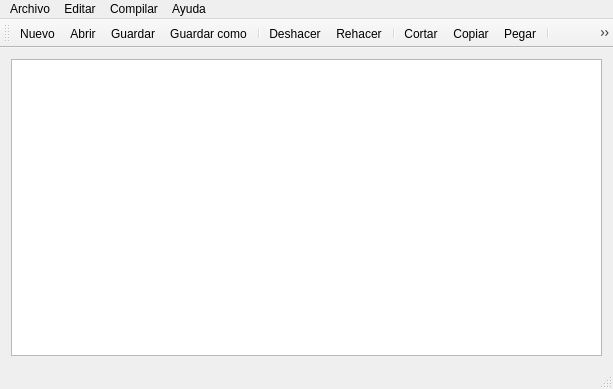
<?xml version="1.0" encoding="UTF-8"?>
<ui version="4.0">
 <class>simulador</class>
 <widget class="QMainWindow" name="simulador">
  <property name="geometry">
   <rect>
    <x>0</x>
    <y>0</y>
    <width>613</width>
    <height>389</height>
   </rect>
  </property>
  <property name="windowTitle">
   <string>simulador</string>
  </property>
  <widget class="QWidget" name="centralWidget">
   <layout class="QGridLayout" name="gridLayout">
    <item row="0" column="0">
     <widget class="QTextEdit" name="textEdit">
      <property name="styleSheet">
       <string notr="true">textEdit {
	background: black
}</string>
      </property>
     </widget>
    </item>
   </layout>
  </widget>
  <widget class="QMenuBar" name="menuBar">
   <property name="geometry">
    <rect>
     <x>0</x>
     <y>0</y>
     <width>613</width>
     <height>25</height>
    </rect>
   </property>
   <widget class="QMenu" name="menuArchivo">
    <property name="title">
     <string>Archivo</string>
    </property>
    <addaction name="actionNuevo"/>
    <addaction name="actionAbrir"/>
    <addaction name="separator"/>
    <addaction name="actionGuardar"/>
    <addaction name="actionGuardar_como"/>
    <addaction name="separator"/>
    <addaction name="actionSalir"/>
   </widget>
   <widget class="QMenu" name="menuEditar">
    <property name="title">
     <string>Editar</string>
    </property>
    <addaction name="actionDeshacer"/>
    <addaction name="actionRehacer"/>
    <addaction name="separator"/>
    <addaction name="actionCortar"/>
    <addaction name="actionCopiar"/>
    <addaction name="actionPegar"/>
   </widget>
   <widget class="QMenu" name="menuAyuda">
    <property name="title">
     <string>Ayuda</string>
    </property>
    <addaction name="actionVer_Manual"/>
    <addaction name="separator"/>
    <addaction name="actionAcerca_de"/>
   </widget>
   <widget class="QMenu" name="menuCompilar">
    <property name="title">
     <string>Compilar</string>
    </property>
    <addaction name="actionCompilar"/>
    <addaction name="actionEjecutar"/>
    <addaction name="actionCompilar_y_Ejecutar"/>
   </widget>
   <addaction name="menuArchivo"/>
   <addaction name="menuEditar"/>
   <addaction name="menuCompilar"/>
   <addaction name="menuAyuda"/>
  </widget>
  <widget class="QToolBar" name="mainToolBar">
   <property name="windowTitle">
    <string>Herramientas</string>
   </property>
   <attribute name="toolBarArea">
    <enum>TopToolBarArea</enum>
   </attribute>
   <attribute name="toolBarBreak">
    <bool>false</bool>
   </attribute>
   <addaction name="actionNuevo"/>
   <addaction name="actionAbrir"/>
   <addaction name="actionGuardar"/>
   <addaction name="actionGuardar_como"/>
   <addaction name="separator"/>
   <addaction name="actionDeshacer"/>
   <addaction name="actionRehacer"/>
   <addaction name="separator"/>
   <addaction name="actionCortar"/>
   <addaction name="actionCopiar"/>
   <addaction name="actionPegar"/>
   <addaction name="separator"/>
   <addaction name="actionCompilar"/>
   <addaction name="actionEjecutar"/>
  </widget>
  <widget class="QStatusBar" name="statusBar"/>
  <action name="actionNuevo">
   <property name="icon">
    <iconset resource="iconos.qrc">
     <normaloff>:/iconos/Iconos/document_new.ico</normaloff>:/iconos/Iconos/document_new.ico</iconset>
   </property>
   <property name="text">
    <string>Nuevo</string>
   </property>
   <property name="shortcut">
    <string>Ctrl+N</string>
   </property>
  </action>
  <action name="actionAbrir">
   <property name="icon">
    <iconset resource="iconos.qrc">
     <normaloff>:/iconos/Iconos/document_open (1).ico</normaloff>:/iconos/Iconos/document_open (1).ico</iconset>
   </property>
   <property name="text">
    <string>Abrir</string>
   </property>
   <property name="shortcut">
    <string>Ctrl+A</string>
   </property>
  </action>
  <action name="actionGuardar">
   <property name="icon">
    <iconset resource="iconos.qrc">
     <normaloff>:/iconos/Iconos/document_save.ico</normaloff>:/iconos/Iconos/document_save.ico</iconset>
   </property>
   <property name="text">
    <string>Guardar</string>
   </property>
   <property name="shortcut">
    <string>Ctrl+G</string>
   </property>
  </action>
  <action name="actionGuardar_como">
   <property name="icon">
    <iconset resource="iconos.qrc">
     <normaloff>:/iconos/Iconos/save_all.ico</normaloff>:/iconos/Iconos/save_all.ico</iconset>
   </property>
   <property name="text">
    <string>Guardar como</string>
   </property>
   <property name="shortcut">
    <string>Ctrl+Shift+G</string>
   </property>
  </action>
  <action name="actionSalir">
   <property name="icon">
    <iconset resource="iconos.qrc">
     <normaloff>:/iconos/Iconos/close.ico</normaloff>:/iconos/Iconos/close.ico</iconset>
   </property>
   <property name="text">
    <string>Salir</string>
   </property>
  </action>
  <action name="actionDeshacer">
   <property name="icon">
    <iconset resource="iconos.qrc">
     <normaloff>:/iconos/Iconos/dynamic_blue_left.ico</normaloff>:/iconos/Iconos/dynamic_blue_left.ico</iconset>
   </property>
   <property name="text">
    <string>Deshacer</string>
   </property>
   <property name="shortcut">
    <string>Ctrl+Z</string>
   </property>
  </action>
  <action name="actionRehacer">
   <property name="icon">
    <iconset resource="iconos.qrc">
     <normaloff>:/iconos/Iconos/next_blue.ico</normaloff>:/iconos/Iconos/next_blue.ico</iconset>
   </property>
   <property name="text">
    <string>Rehacer</string>
   </property>
   <property name="shortcut">
    <string>Ctrl+Y</string>
   </property>
  </action>
  <action name="actionCortar">
   <property name="icon">
    <iconset resource="iconos.qrc">
     <normaloff>:/iconos/Iconos/cut.ico</normaloff>:/iconos/Iconos/cut.ico</iconset>
   </property>
   <property name="text">
    <string>Cortar</string>
   </property>
   <property name="shortcut">
    <string>Ctrl+X</string>
   </property>
  </action>
  <action name="actionCopiar">
   <property name="icon">
    <iconset resource="iconos.qrc">
     <normaloff>:/iconos/Iconos/copy.ico</normaloff>:/iconos/Iconos/copy.ico</iconset>
   </property>
   <property name="text">
    <string>Copiar</string>
   </property>
   <property name="shortcut">
    <string>Ctrl+C</string>
   </property>
  </action>
  <action name="actionPegar">
   <property name="icon">
    <iconset resource="iconos.qrc">
     <normaloff>:/iconos/Iconos/paste.ico</normaloff>:/iconos/Iconos/paste.ico</iconset>
   </property>
   <property name="text">
    <string>Pegar</string>
   </property>
   <property name="shortcut">
    <string>Ctrl+V</string>
   </property>
  </action>
  <action name="actionCompilar">
   <property name="icon">
    <iconset resource="iconos.qrc">
     <normaloff>:/iconos/Iconos/application_x_desktop.ico</normaloff>:/iconos/Iconos/application_x_desktop.ico</iconset>
   </property>
   <property name="text">
    <string>Compilar</string>
   </property>
   <property name="shortcut">
    <string>F10</string>
   </property>
  </action>
  <action name="actionCompilar_y_Ejecutar">
   <property name="text">
    <string>Compilar y Ejecutar</string>
   </property>
   <property name="shortcut">
    <string>F11</string>
   </property>
  </action>
  <action name="actionEjecutar">
   <property name="icon">
    <iconset resource="iconos.qrc">
     <normaloff>:/iconos/Iconos/play.ico</normaloff>:/iconos/Iconos/play.ico</iconset>
   </property>
   <property name="text">
    <string>Ejecutar</string>
   </property>
   <property name="shortcut">
    <string>F12</string>
   </property>
  </action>
  <action name="actionVer_Manual">
   <property name="text">
    <string>Ver Manual</string>
   </property>
   <property name="shortcut">
    <string>F1</string>
   </property>
  </action>
  <action name="actionAcerca_de">
   <property name="text">
    <string>Acerca de</string>
   </property>
  </action>
 </widget>
 <layoutdefault spacing="6" margin="11"/>
 <resources>
  <include location="iconos.qrc"/>
 </resources>
 <connections/>
</ui>
